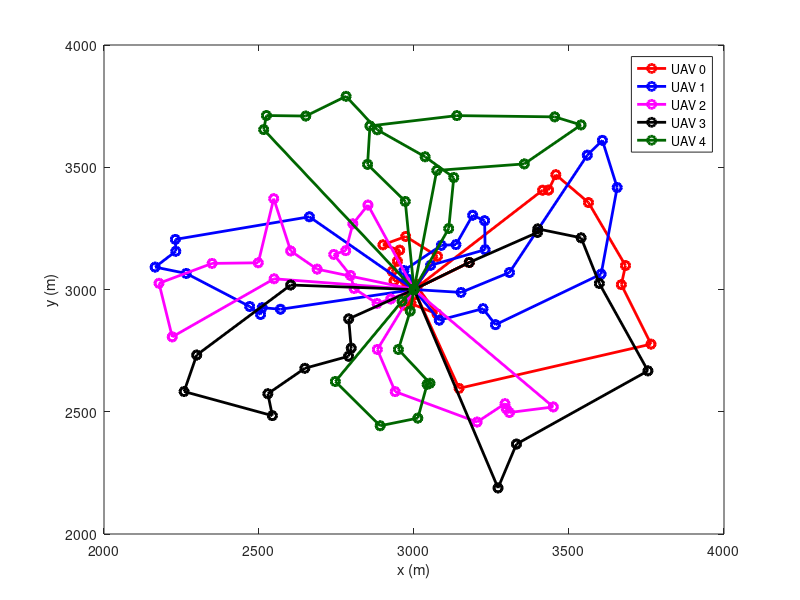

MATLAB code to generate this figure:
d1 =[3000 3000
3075.64 3135.76
3075.64 3135.76
2973.19 3216.87
2973.19 3216.87
2899.75 3182.7
2899.75 3182.7
2953.78 3160.95
2953.78 3160.95
2946.52 3115.55
2946.52 3115.55
2929.54 3074.17
2929.54 3074.17
2935.57 3035
2935.57 3035
2972.38 3032.11
2972.38 3032.11
2991.34 3009.9
2991.34 3009.9
3000 3000
3000 3000
3145.32 2595.76
3145.32 2595.76
3764.58 2776.54
3764.58 2776.54
3668.81 3019.78
3668.81 3019.78
3682.25 3097.96
3682.25 3097.96
3562.82 3355.61
3562.82 3355.61
3457.53 3469.59
3457.53 3469.59
3433.95 3406.71
3433.95 3406.71
3414.82 3406.14
3414.82 3406.14
3000 3000
3000 3000
2998.28 2976.32
2998.28 2976.32
2984.26 2964.38
2984.26 2964.38
2967.66 2936.42
2967.66 2936.42
2990.74 2942.26
2990.74 2942.26
3074.35 2899.92
3074.35 2899.92
3010.06 3011.7
3010.06 3011.7
3009.53 3020.78
3009.53 3020.78
3000.44 3014.94
3000.44 3014.94
3000 3000
3000 3000
3178.2 3110.61
3178.2 3110.61
3000 3000];
d2 =[3000 3000
2662.55 3297.41
2662.55 3297.41
2230.19 3204.94
2230.19 3204.94
2231.64 3156.35
2231.64 3156.35
2164.88 3091.64
2164.88 3091.64
2265.34 3065.67
2265.34 3065.67
2469.96 2930.46
2469.96 2930.46
2505.03 2897.84
2505.03 2897.84
2510.18 2925.77
2510.18 2925.77
2569.29 2919.19
2569.29 2919.19
3000 3000
3000 3000
3053.52 3098.88
3053.52 3098.88
3229.47 3162.92
3229.47 3162.92
3227.79 3281.42
3227.79 3281.42
3189.29 3303.76
3189.29 3303.76
3135.36 3183.6
3135.36 3183.6
3088.24 3180.62
3088.24 3180.62
2967.49 3077.78
2967.49 3077.78
2978.89 3042.78
2978.89 3042.78
3000 3000
3000 3000
3081.49 2874.5
3081.49 2874.5
3222.67 2921.76
3222.67 2921.76
3262.82 2856.1
3262.82 2856.1
3603.64 3063
3603.64 3063
3655.37 3417.22
3655.37 3417.22
3607.64 3610.16
3607.64 3610.16
3558.99 3549.46
3558.99 3549.46
3307.94 3069.63
3307.94 3069.63
3151.83 2988.13
3151.83 2988.13
3000 3000];
d3 =[3000 3000
3449.35 2519.69
3449.35 2519.69
3307.83 2496.87
3307.83 2496.87
3297.55 2512.69
3297.55 2512.69
3293.53 2533.21
3293.53 2533.21
3203.53 2457.89
3203.53 2457.89
2939.33 2582.2
2939.33 2582.2
2881.72 2754.75
2881.72 2754.75
3000 3000
3000 3000
2851.46 3345.4
2851.46 3345.4
2802.75 3268.64
2802.75 3268.64
2779.77 3158.82
2779.77 3158.82
2741.18 3143.48
2741.18 3143.48
2795.22 3057.47
2795.22 3057.47
2806.8 3004.21
2806.8 3004.21
2880.74 2942.79
2880.74 2942.79
2925 2961.26
2925 2961.26
3000 3000
3000 3000
2548.73 3043.88
2548.73 3043.88
2220.11 2806.16
2220.11 2806.16
2177.4 3025.46
2177.4 3025.46
2348.64 3106.71
2348.64 3106.71
2497.57 3109.26
2497.57 3109.26
2547.53 3371.54
2547.53 3371.54
2602.25 3157.68
2602.25 3157.68
2687.44 3083.29
2687.44 3083.29
3000 3000];
d4 =[3000 3000
2602.27 3018.36
2602.27 3018.36
2299.08 2731.95
2299.08 2731.95
2258.28 2582.71
2258.28 2582.71
2543.08 2484.06
2543.08 2484.06
2528.55 2573.7
2528.55 2573.7
2647.93 2677.79
2647.93 2677.79
2788.94 2726.97
2788.94 2726.97
2797.47 2760.19
2797.47 2760.19
2789.28 2879.93
2789.28 2879.93
3000 3000
3000 3000
3271.06 2188.29
3271.06 2188.29
3330.53 2367.83
3330.53 2367.83
3754.67 2667.24
3754.67 2667.24
3597.81 3024.7
3597.81 3024.7
3539.07 3211.41
3539.07 3211.41
3399.37 3247.92
3399.37 3247.92
3398.37 3233.34
3398.37 3233.34
3178.2 3110.61
3178.2 3110.61
3000 3000];
d5 =[3000 3000
2515.19 3653.92
2515.19 3653.92
2523.96 3711.58
2523.96 3711.58
2650.94 3709.44
2650.94 3709.44
2780.89 3790.23
2780.89 3790.23
2881.43 3653.25
2881.43 3653.25
3035.85 3542.79
3035.85 3542.79
3128.35 3457.96
3128.35 3457.96
3111.94 3249.36
3111.94 3249.36
3000 3000
3000 3000
2961.42 2952.34
2961.42 2952.34
2746.2 2623.83
2746.2 2623.83
2890.86 2442.72
2890.86 2442.72
3012.4 2473.98
3012.4 2473.98
3042.23 2612.01
3042.23 2612.01
3051.56 2616.77
3051.56 2616.77
2949.62 2754.76
2949.62 2754.76
2987.77 2911.78
2987.77 2911.78
3000 3000
3000 3000
3073.5 3487
3073.5 3487
3355.75 3513.66
3355.75 3513.66
3538.88 3673.21
3538.88 3673.21
3454.02 3706.07
3454.02 3706.07
3138.07 3711.19
3138.07 3711.19
2857.85 3669.04
2857.85 3669.04
2850.22 3511.77
2850.22 3511.77
2971.77 3360.2
2971.77 3360.2
3000 3000];

x1 = d1(:,1);
x2 = d2(:,1);
x3 = d3(:,1);
x4 = d4(:,1);
x5 = d5(:,1);

y1 = d1(:,2);
y2 = d2(:,2);
y3 = d3(:,2);
y4 = d4(:,2);
y5 = d5(:,2);

close all;
width = 2;
plot(x1,y1,'-ro', 'LineWidth',width);
hold on;
plot(x2,y2,'-bo', 'LineWidth',width);
plot(x3,y3,'-mo', 'LineWidth',width);
plot(x4,y4,'-ko', 'LineWidth',width);
plot(x5,y5,'-o','Color',[0 0.4 0], 'LineWidth',width);
legend("UAV 0", "UAV 1", "UAV 2", "UAV 3", "UAV 4");
xlabel('x (m)');
ylabel('y (m)');
hold off;